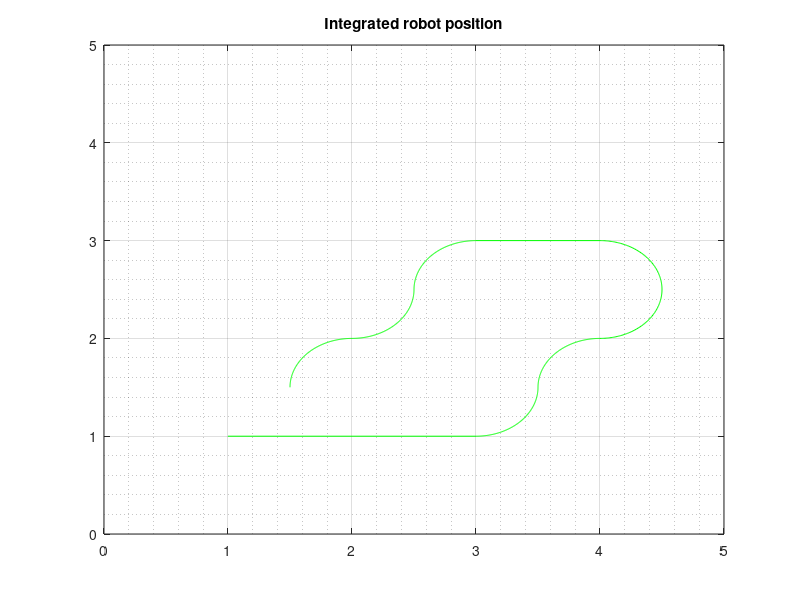

MATLAB code to generate this figure: (Note: this script raises an error after producing the figure.)
%% initial conditions
close all
clear 
clc

addpath("../simulator/")
addpath("./Dataset/")
% load data from the dataset
load("myDataset_square.mat")
load("landmarks_square.mat") % used for RMSE calculation

% ground truth trajectory
t = 0:0.01:pi/2;
xTrace = [1,3,3+0.5*sin(t),4-0.5*cos(t),4+0.5*sin(2*t),4,3,...
    3-0.5*sin(t),2+0.5*cos(t),2-0.5*sin(t)];
yTrace = [1,1,1.5-0.5*cos(t),1.5+0.5*sin(t),2.5-0.5*cos(2*t),3,3,...
    2.5+0.5*cos(t),2.5-0.5*sin(t),1.5+0.5*cos(t)];
% total landmarks numbers
num = size(landmarks,2);

% initial pose
x0 = 1;
y0 = 1;
theta0 = 0;

%% Using integrated kinetmatics to plot the trajectory and landmarks
figure
trail_axes = gca();

% plot the ground truth
plot(xTrace,yTrace,'g-','Parent',trail_axes); grid on; grid minor
hold on
title("Integrated robot position")
xlim(trail_axes,[0,5]);
ylim(trail_axes,[0,5]);
axis(trail_axes,'manual');

state = [x0;y0;theta0];
pbar = zeros(3,num);
    
% start odometry
for i = 1:size(myDataset,2)
    data = myDataset(i);
    
    wheel = data.wheelVelocity;
    velocity = data.velocity;
    wl = wheel(1); wr = wheel(2);
    u = velocity(1); q = velocity(2);
    dt = data.time;
    y = data.landmarks;
    ybar = y(1:3,:);

    state(1:3,i+1) = integrate_kinematics(state(1:3,i),dt,u,q);
    xNew = state(1,i+1); yNew = state(2,i+1); thetaNew = state(3,i+1);
    
    P = [cos(thetaNew) -sin(thetaNew) xNew;
         sin(thetaNew) cos(thetaNew) yNew;
         0 0 1];
     
    phat = P * ybar;
    pbar(:,y(4,:)) = phat;
     
    % plot the trail
    plot(state(1,:),state(2,:),'b-','Parent',trail_axes); drawnow;
    % plot the phat
    for j = 1:size(y,2)
        group = y(4,j);
        scatter(phat(1,j),phat(2,j),6,'MarkerFaceColor',cmap(group),...
            'MarkerEdgeColor','none'); hold on;
    end
    
end
    rmse = RMSE(pbar,landmarks); disp("RMSE(integration)="+num2str(rmse));
    armse = ARMSE(pbar,landmarks); disp("ARMSE(integration)="+num2str(armse));
    
%% visual odometry

% plot the ground truth
figure
trail_axes = gca();
plot(xTrace,yTrace,'g-','Parent',trail_axes); grid on; grid minor
hold on
title("Visual odometry")
xlim(trail_axes,[0,5]);
ylim(trail_axes,[0,5]);
axis(trail_axes,'manual');

observe_num = zeros(1,num);

% initial Phat
Phat = [cos(theta0) -sin(theta0) x0;
        sin(theta0) cos(theta0) y0;
        0 0 1];
% initialise for estimated p
pbar = zeros(3,num);
trail = [];

% initial gain
gain_k0 = 0.3;
gain_ki = [];
ci = [];

for i = 1:size(myDataset,2)
    data = myDataset(i);
    
    wheel = data.wheelVelocity;
    velocity = data.velocity;
    wl = wheel(1); wr = wheel(2);
    u = velocity(1); q = velocity(2);
    dt = data.time;
    y = data.landmarks; % measured landmarks with ids
    ybar = y(1:3,:);
    
    if ~isempty(y)
        observe_num(1,y(4,:)) = observe_num(1,y(4,:)) + 1;
    end
    
    W = [0 -q u;
         q 0 0;
         0 0 0];
     
    phat = Phat * ybar; 
    pClip = pbar(:,y(4,:));
    for k = 1:size(ybar,2)
        if pClip(3,k) == 0
            pClip(:,k) = phat(:,k);
        end
    end
    
    % calculate the error
    ebar = Phat * ybar - pClip;
    
    % set gain 
    [gain_k0, gain_ki, ci] = setGain(ebar, dt, y, observe_num);
    
    [Phat,phat] = observer(Phat,pClip,ebar,ybar,dt,W,gain_k0,gain_ki,ci);
    
    % update the (little) p measured position
    pbar(:,y(4,:)) = phat;
     
    % plot the trail
    trail = [trail, Phat(1:2,3)];
    plot(trail(1,:),trail(2,:),'b-','Parent',trail_axes);
    drawnow;
    % plot the phat
    for j = 1:size(y,2)
        group = y(4,j);
        scatter(phat(1,j),phat(2,j),6,'MarkerFaceColor',cmap(group),...
            'MarkerEdgeColor','none'); hold on;
    end
    
end

rmse = RMSE(pbar,landmarks); disp("RMSE(VO)="+num2str(rmse));
armse = ARMSE(pbar,landmarks); disp("ARMSE(VO)="+num2str(armse));
plot(pbar(1,:),pbar(2,:),'b*','Parent',trail_axes);
%% functions

function [Phat,phat] = observer(Phat,phat,ebar,ybar,dt,W,gain_k0,gain_ki,ci)
    Phat = Phat * expm(dt*(W-gain_k0*projector(Phat'*ebar*ci*ybar')));
    phat = phat + dt*(1-gain_k0)*ebar*gain_ki;
end

function W = projector(U)
    W = zeros(3);
    W(1:2,1:2) = 0.5*(U(1:2,1:2)-U(1:2,1:2)');
    W(1:2,3) = U(1:2,3); 
end
